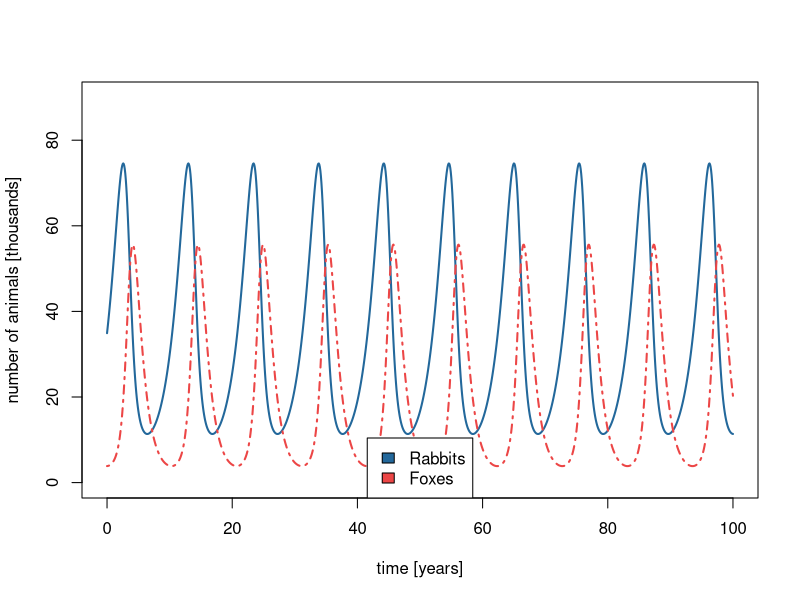

Generate this figure with R:
# library(data.table)
library(deSolve)

pop.foxRabbits.ini <- c(rabbits = 34.9134, foxes = 3.8566)
kinetics.foxRabbits <- c(0.4807, 0.0248, 0.0276, 0.9271)
t.duration <- seq(0, 100, 1/12)

model.lv <- function (t, Y, v) {  
  dRabbits = v[1] * Y[1] - v[2] * Y[1] * Y[2];
  dFoxdes = v[3] * Y[1] * Y[2] - v[4] * Y[2];
  
  return(list( c(dRabbits, dFoxdes) ) )
}

solution.foxRabbits <- ode(y = pop.foxRabbits.ini, 
                           func = model.lv, 
                           times = t.duration, 
                           parms = kinetics.foxRabbits) 

# Draw a figure

plot(solution.foxRabbits[, "time"], solution.foxRabbits[, "rabbits"], 
     xlab = "time [years]", ylab = "number of animals [thousands]",
     type="l", col="#23689b", ylim = c(-0, 90), lwd = 2)

lines(solution.foxRabbits[, "time"], solution.foxRabbits[, "foxes"], col="#ec4646", lwd = 2, lty = 4)

legend("bottom", c("Rabbits","Foxes"), fill=c("#23689b","#ec4646") ) 
